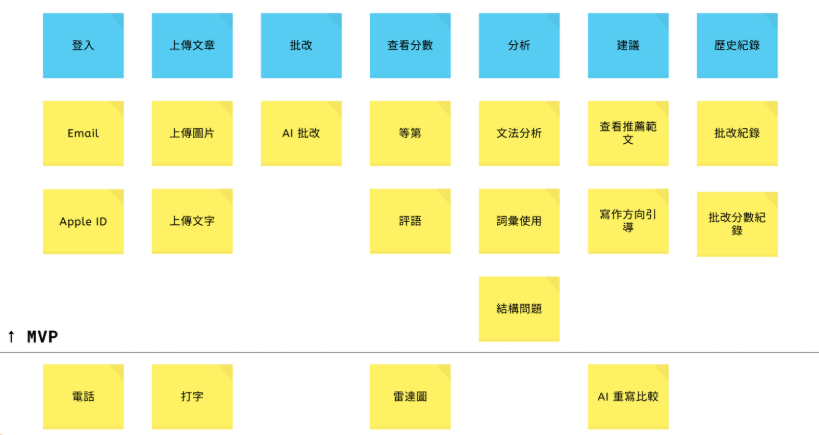
#> input picture 其餘文件/User_Stories_Mapping.png, 819 x 435 px
$ python -i grid_segmentation_intersections_2.py   (imports and definitions only)
#> lines starting #> are read from the running program, lines starting #| are printed output that depends on the picture; after the words box and inside, x2 and y2 are one past the last pixel; in counts of white or black regions, pixels touching at a corner belong together
"""grid_segmentation_hough.py — v1.3

Grid‑cell cutter for Chinese composition manuscript paper (作文稿紙)
==================================================================

> **完全改用 `HoughLinesP` 偵測格線 → 直接切格**
>
> * Deskew（去斜）沿用 v1.2：HoughLinesP / 投影法找全圖傾斜角。
> * **切格核心改為：「在已校正影像上跑 HoughLinesP → 分群水平／垂直線 → 取線集中心 → 以相鄰線分割格子」。**
> * 不再依賴形態學侵蝕╱膨脹，一步到位；若格線印刷清晰，速度更快、偵測更準。

📂 **輸出**
-----------------
* `grid_mask.png`     — 以偵測到線段重繪的二值格線（白）
* `intersections.png` — 交點可視化（白點）
* `deskewed_preview.png`, `skew_debug.txt` — 與 v1.2 相同
* `cells/ rXX_cYY.png`, `cells.json`        — 切圖與中繼資料

💻 **使用**
----------
```bash
pip install opencv-python numpy pillow tqdm
python grid_segmentation_hough.py \
  --image IMG.png --outdir outputs \
  --tol 10 --max_skew 20 --ang_thr 5
```
可選參數（預設值）：
```
--tol 10       # 交點群聚容忍度
--ang_thr 5    # 判定水平／垂直線的角度門檻 (deg)
--max_skew 20  # 去斜最大搜尋角度
```
"""

from __future__ import annotations

import argparse
import json
import math
from pathlib import Path
from typing import List, Tuple

import cv2
import numpy as np
from tqdm import tqdm

# --------------------------- Utils --------------------------- #

def _binarize(gray: np.ndarray) -> np.ndarray:
    blur = cv2.GaussianBlur(gray, (5, 5), 0)
    return cv2.adaptiveThreshold(blur, 255, cv2.ADAPTIVE_THRESH_MEAN_C,
                                 cv2.THRESH_BINARY_INV, 19, 8)


# --------------------------- Deskew (same as v1.2) --------------------------- #

def _angle_from_points(x1: int, y1: int, x2: int, y2: int) -> float:
    ang = math.degrees(math.atan2(y2 - y1, x2 - x1))
    while ang <= -90:
        ang += 180
    while ang > 90:
        ang -= 180
    return ang


def _estimate_skew(gray: np.ndarray, bin_img: np.ndarray, *, max_skew: float = 20.0) -> Tuple[float, str]:
    # --- Hough coarse --- #
    edges = cv2.Canny(gray, 50, 150, apertureSize=3)
    min_len = int(min(gray.shape) * 0.25)
    lines = cv2.HoughLinesP(edges, 1, np.pi / 180, threshold=80,
                            minLineLength=min_len, maxLineGap=15)
    if lines is not None and len(lines) >= 10:
        angs = []
        for x1, y1, x2, y2 in lines[:, 0]:
            a = _angle_from_points(x1, y1, x2, y2)
            if abs(a) > 85:  # ignore nearly vertical
                continue
            if abs(a) <= max_skew:
                angs.append(a)
        if len(angs) >= 10 and np.std(angs) >= 0.3:
            return float(np.median(angs)), "hough"
    # --- Projection fallback --- #
    white = 255
    variances = []
    h, w = bin_img.shape
    for deg in range(-int(max_skew), int(max_skew) + 1):
        M = cv2.getRotationMatrix2D((w // 2, h // 2), deg, 1)
        rot = cv2.warpAffine(bin_img, M, (w, h), flags=cv2.INTER_NEAREST,
                             borderValue=white)
        proj = np.sum(rot == 0, axis=1)
        variances.append((float(np.var(proj)), float(deg)))
    _, best = max(variances, key=lambda t: t[0])
    return best, "projection"


def _rotate(image: np.ndarray, angle: float) -> np.ndarray:
    if abs(angle) < 1e-2:
        return image
    h, w = image.shape[:2]
    center = (w // 2, h // 2)
    M = cv2.getRotationMatrix2D(center, angle, 1)
    cos, sin = abs(M[0, 0]), abs(M[0, 1])
    nW, nH = int(h * sin + w * cos), int(h * cos + w * sin)
    M[0, 2] += (nW / 2) - center[0]
    M[1, 2] += (nH / 2) - center[1]
    return cv2.warpAffine(image, M, (nW, nH), flags=cv2.INTER_LINEAR,
                          borderValue=255)


# --------------------------- Grid detection via Hough --------------------------- #

def _cluster(vals: List[int], tol: int) -> List[int]:
    if not vals:
        return []
    vals.sort()
    groups = [[vals[0]]]
    for v in vals[1:]:
        if abs(v - groups[-1][-1]) <= tol:
            groups[-1].append(v)
        else:
            groups.append([v])
    return [int(np.mean(g)) for g in groups]


def _grid_coords_hough(gray: np.ndarray, *, tol: int, ang_thr: float) -> Tuple[List[int], List[int]]:
    """Detect grid‑line coordinates purely via HoughLinesP."""
    edges = cv2.Canny(gray, 50, 150, apertureSize=3)
    min_len = int(min(gray.shape) * 0.2)
    lines = cv2.HoughLinesP(edges, 1, np.pi / 180, threshold=120,
                            minLineLength=min_len, maxLineGap=10)
    if lines is None or len(lines) < 10:
        raise RuntimeError("Insufficient Hough lines; image too noisy or faint.")

    xs, ys = [], []
    for x1, y1, x2, y2 in lines[:, 0]:
        angle = abs(_angle_from_points(x1, y1, x2, y2))
        if angle <= ang_thr:  # horizontal
            ys.append(int((y1 + y2) / 2))
        elif angle >= 90 - ang_thr:  # vertical
            xs.append(int((x1 + x2) / 2))
    xs_c = _cluster(xs, tol)
    ys_c = _cluster(ys, tol)
    if len(xs_c) < 2 or len(ys_c) < 2:
        raise RuntimeError("Failed to find enough horizontal/vertical lines.")
    return xs_c, ys_c


def _draw_grid_mask(shape: Tuple[int, int], xs: List[int], ys: List[int]) -> np.ndarray:
    mask = np.zeros(shape, np.uint8)
    for x in xs:
        cv2.line(mask, (x, 0), (x, shape[0] - 1), 255, 1)
    for y in ys:
        cv2.line(mask, (0, y), (shape[1] - 1, y), 255, 1)
    return mask


# --------------------------- Main segmentation --------------------------- #

def segment_grid(image_path: str | Path, outdir: str | Path = "outputs", *,
                 tol: int = 10, max_skew: float = 20.0, ang_thr: float = 5.0):
#> called with image_path = '../../../其餘文件/User_Stories_Mapping.png', outdir = 'outputs', tol = 10, max_skew = 20, ang_thr = 5
    out = Path(outdir)
    (out / "cells").mkdir(parents=True, exist_ok=True)

    gray0 = cv2.imread(str(image_path), cv2.IMREAD_GRAYSCALE)
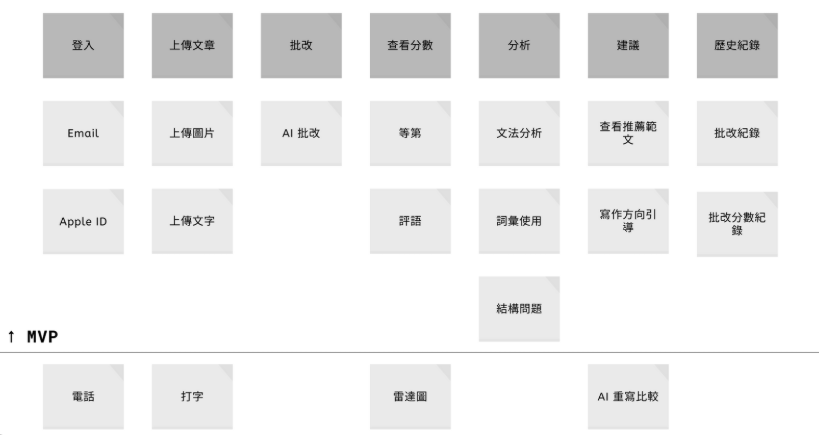
#> gray0: shape (435, 819); min 0, max 255, mean 239.4
    if gray0 is None:
        raise FileNotFoundError(image_path)
    bin0 = _binarize(gray0)
#> in _binarize, `return cv2.adaptiveThreshold(blur, 255, cv2.ADAPTIVE_THRESH_MEAN_C, cv..`:
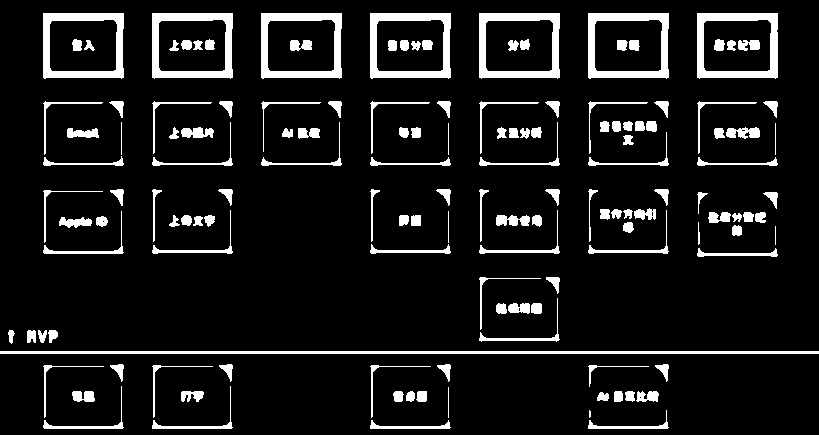
#> returned value: shape (435, 819); 9.8% white; 143 white regions (2 under 20 px), largest, box (x1, y1, x2, y2) and area: (0, 351, 819, 354) 2457, (697, 13, 778, 79) 1955, (43, 13, 124, 79) 1922

    angle, method = _estimate_skew(gray0, bin0, max_skew=max_skew)
#> in _estimate_skew, `edges = cv2.Canny(gray, 50, 150, apertureSize=3)`:
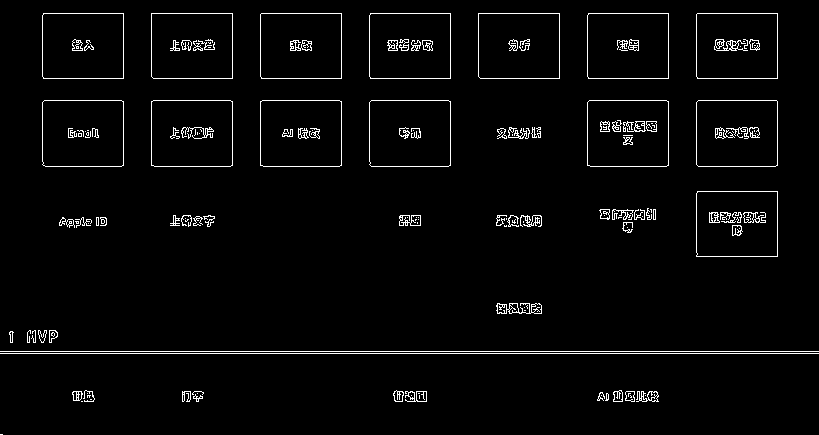
#> edges: shape (435, 819); 3% white in thin lines or dots
#> in _estimate_skew, `lines = cv2.HoughLinesP(edges, 1, np.pi / 180, threshold=80, minLineLe..`: lines = [[0, 353, 818, 353], [0, 351, 818, 351]]
#> the loop in _estimate_skew, `for deg in range(-int(max_skew), int(max_skew) + 1):` made 41 passes
#> pass 1, in _estimate_skew, `rot = cv2.warpAffine(bin_img, M, (w, h), flags=cv2.INTER_NEAREST, bord..`:
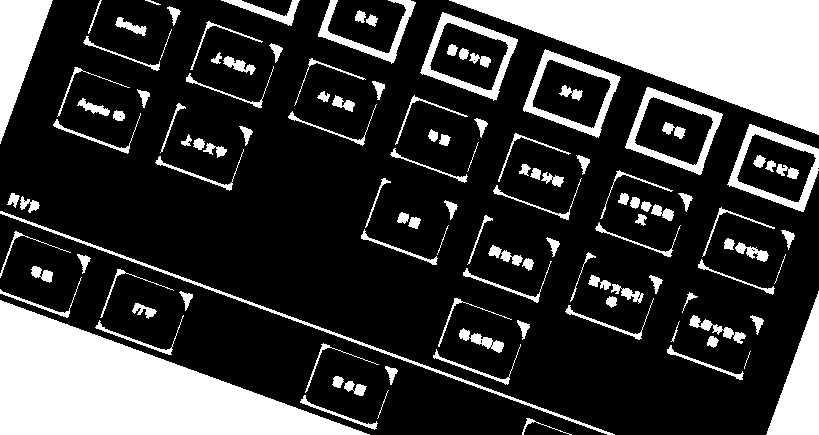
#> rot: shape (435, 819); 24.3% white; 119 white regions (1 under 20 px), largest, box (x1, y1, x2, y2) and area: (449, 0, 819, 135) 25071, (0, 300, 370, 435) 25071, (0, 0, 53, 144) 3841
#> pass 2, in _estimate_skew, `rot = cv2.warpAffine(bin_img, M, (w, h), flags=cv2.INTER_NEAREST, bord..`:
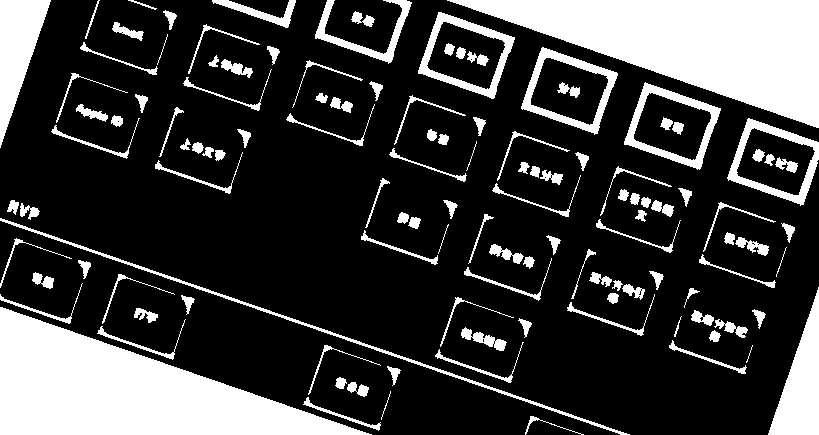
#> rot: shape (435, 819); 23.7% white; 122 white regions (1 under 20 px), largest, box (x1, y1, x2, y2) and area: (447, 0, 819, 128) 23967, (0, 307, 372, 435) 23967, (0, 0, 51, 148) 3821
#> pass 3, in _estimate_skew, `rot = cv2.warpAffine(bin_img, M, (w, h), flags=cv2.INTER_NEAREST, bord..`:
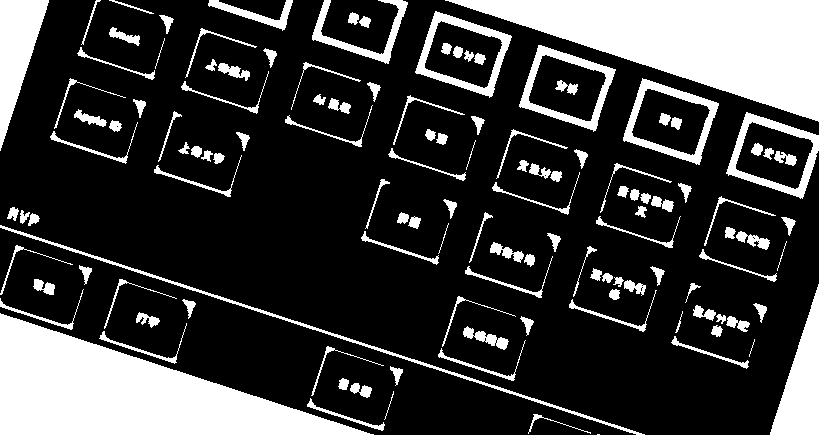
#> rot: shape (435, 819); 23.2% white; 128 white regions (2 under 20 px), largest, box (x1, y1, x2, y2) and area: (445, 0, 819, 122) 22852, (0, 313, 374, 435) 22852, (0, 0, 49, 151) 3785
#> after the loop in _estimate_skew, `for deg in range(-int(max_skew), int(max_skew) + 1):`: variances = 41 pairs, first value 6818.8 to 19664.3, second value -20 to 20
#> in _estimate_skew, `_, best = max(variances, key=lambda t: t[0])`: best = 0
#> angle = 0; method = 'projection'
    gray = _rotate(gray0, angle)
    cv2.imwrite(str(out / "deskewed_preview.png"), gray)
    with open(out / "skew_debug.txt", "w") as fp:
        fp.write(f"angle={angle:.3f}\nmethod={method}\n")

    # ---- Hough for grid lines ---- #
    xs, ys = _grid_coords_hough(gray, tol=tol, ang_thr=ang_thr)
#> in _grid_coords_hough, `lines = cv2.HoughLinesP(edges, 1, np.pi / 180, threshold=120, minLineL..`: lines = [[0, 353, 818, 353], [0, 351, 818, 351]]

    # ---- Save masks & intersections ---- #
    mask = _draw_grid_mask(gray.shape, xs, ys)
    cv2.imwrite(str(out / "grid_mask.png"), mask)

    inter_vis = np.zeros_like(gray)
    for x in xs:
        for y in ys:
            cv2.circle(inter_vis, (x, y), 2, 255, -1)
    cv2.imwrite(str(out / "intersections.png"), inter_vis)

    # ---- Crop cells ---- #
    meta = []
    cells_dir = out / "cells"
    for r in range(len(ys) - 1):
        for c in range(len(xs) - 1):
            x1, x2 = xs[c], xs[c + 1]
            y1, y2 = ys[r], ys[r + 1]
            crop = gray[y1:y2, x1:x2]
            fname = f"r{r+1:02d}_c{c+1:02d}.png"
            cv2.imwrite(str(cells_dir / fname), crop)
            meta.append({
                "row": r + 1, "col": c + 1,
                "x": int(x1), "y": int(y1),
                "w": int(x2 - x1), "h": int(y2 - y1),
                "file": str(cells_dir / fname),
                "deskew_angle": angle, "deskew_method": method,
            })

    with open(out / "cells.json", "w", encoding="utf-8") as fp:
        json.dump(meta, fp, ensure_ascii=False, indent=2)
    return meta


# [15 lines of commented-out code are left out]

#> (the run stopped early here; a loop or call above may not have finished)

$ run again, on 其餘文件/figma_design.png
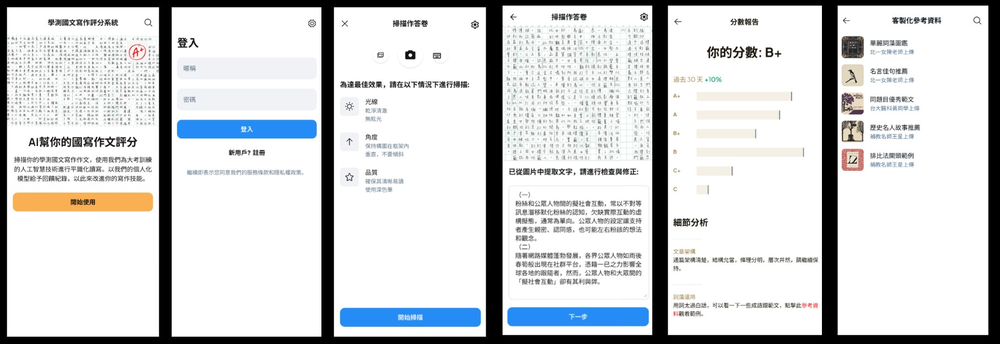
#> input picture 其餘文件/figma_design.png, 1000 x 344 px, shrunk from 1814 x 624 before the run
#> edges: shape (344, 1000); 8.8% white in thin lines or dots
#> in _estimate_skew, `lines = cv2.HoughLinesP(edges, 1, np.pi / 180, threshold=80, minLineLe..`: lines = 126 rows, first 6: [504, 335, 650, 335], [838, 5, 987, 5], [7, 336, 485, 336], [988, 334, 988, 6], [159, 138, 376, 138], [7, 7, 485, 7]
#> the loop in _estimate_skew, `for x1, y1, x2, y2 in lines[:, 0]:` made 126 passes
#> (x1, y1, x2, y2, a) on passes 1 to 8: (504, 335, 650, 335, 0), (838, 5, 987, 5, 0), (7, 336, 485, 336, 0), (988, 334, 988, 6, 90), (159, 138, 376, 138, 0), (7, 7, 485, 7, 0), (667, 333, 667, 7, 90), (485, 335, 485, 8, 90)
#> after the loop in _estimate_skew, `for x1, y1, x2, y2 in lines[:, 0]:`: angs = 114 values, max 7.99 at index 81, min -5.59 at index 45, mean 0.485
#> in segment_grid, `angle, method = _estimate_skew(gray0, bin0, max_skew=max_skew)`: angle = 0; method = 'hough'
#> in _grid_coords_hough, `lines = cv2.HoughLinesP(edges, 1, np.pi / 180, threshold=120, minLineL..`: lines = 125 rows, first 6: [7, 336, 158, 336], [838, 5, 987, 5], [669, 335, 821, 335], [7, 7, 158, 7], [988, 334, 988, 6], [30, 138, 135, 138]
#> the loop in _grid_coords_hough, `for x1, y1, x2, y2 in lines[:, 0]:` made 125 passes
#> (x1, y1, x2, y2, angle) on passes 1 to 8: (7, 336, 158, 336, 0), (838, 5, 987, 5, 0), (669, 335, 821, 335, 0), (7, 7, 158, 7, 0), (988, 334, 988, 6, 90), (30, 138, 135, 138, 0), (667, 333, 667, 7, 90), (485, 336, 485, 7, 90)
#> after the loop in _grid_coords_hough, `for x1, y1, x2, y2 in lines[:, 0]:`: xs = [988, 667, 485, 321, 502, 171, 821, 837, 333, 652, 159, 6]; ys = 110 values, max 336 at index 0, min 5 at index 1, mean 124.2
#> in _cluster, `groups = [[vals[0]]]`: groups = [[6]]
#> the loop in _cluster, `for v in vals[1:]:` made 11 passes
#> v on passes 1 to 8: 159, 171, 321, 333, 485, 502, 652, 667
#> after the loop in _cluster, `for v in vals[1:]:`: groups = [[6], [159], [171], [321], [333], [485], [502], [652], [667], [821], [837], [988]]
#> xs_c = [6, 159, 171, 321, 333, 485, 502, 652, 667, 821, 837, 988]
#> the loop in _cluster (call 2), `for v in vals[1:]:` made 109 passes
#> v on passes 1 to 8: 5, 7, 7, 19, 25, 29, 43, 47
#> ys_c = [6, 24, 107, 192, 211, 259, 306, 333]
#> in segment_grid, `xs, ys = _grid_coords_hough(gray, tol=tol, ang_thr=ang_thr)`: xs has the same summary as xs_c in _grid_coords_hough
#> the loop in _draw_grid_mask, `for x in xs:` made 12 passes
#> the loop in _draw_grid_mask, `for y in ys:` made 8 passes
#> y on passes 1 to 8: 6, 24, 107, 192, 211, 259, 306, 333
#> after the loop in _draw_grid_mask, `for y in ys:`:
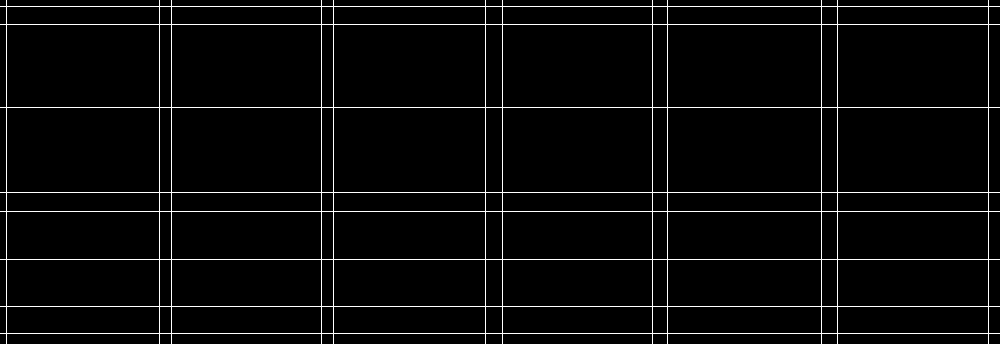
#> mask: shape (344, 1000); 3.5% white in thin lines or dots
#> the loop in segment_grid, `for x in xs:` made 12 passes
#> the loop in segment_grid, `for r in range(len(ys) - 1):` made 7 passes
#> pass 2, in segment_grid, `cv2.imwrite(str(cells_dir / fname), crop)`:
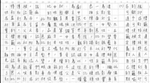
#> saved as r02_c07.png: shape (83, 150); min 92, max 255, mean 233.2
#> after the loop in segment_grid, `for r in range(len(ys) - 1):`: meta = 77 items
